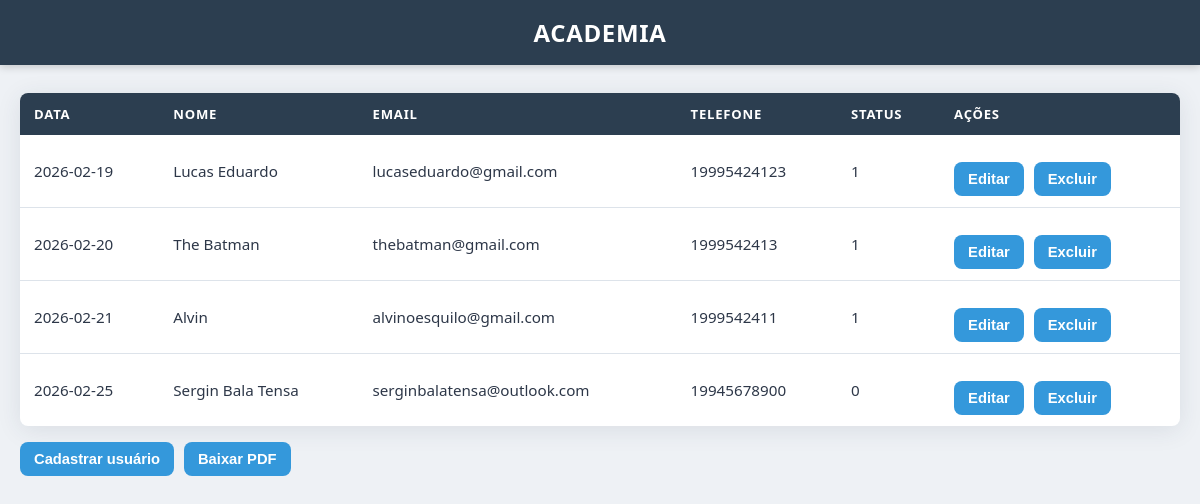
Before: / with the older database file.
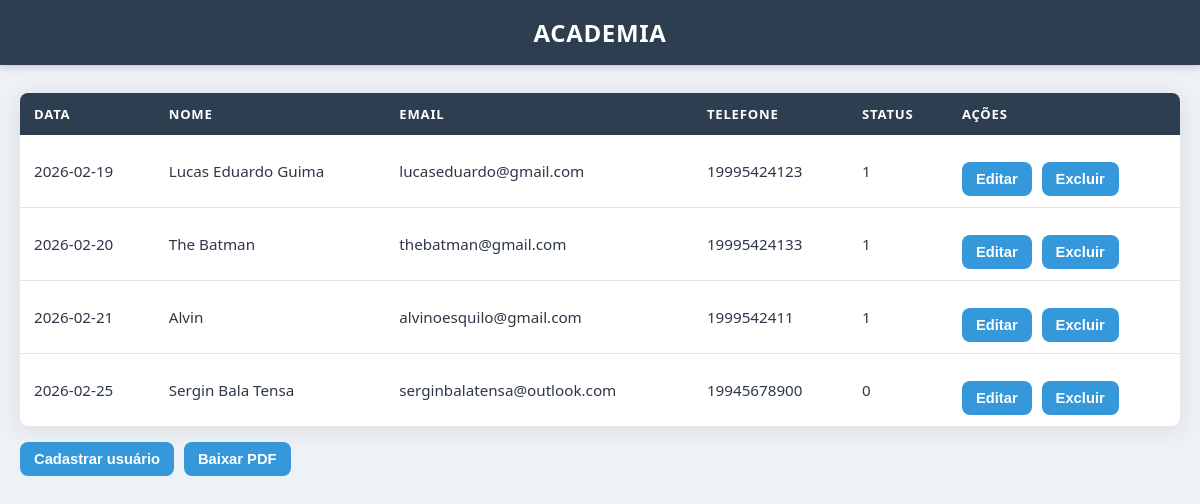
After: the same page with the newer database file.
### tables this page shows
CREATE TABLE users (
	id integer primary key autoincrement,
	full_name text not null,
	email text unique not null,
	password text not null,
	phone text,
	created_at date,
	status text
);

### src/Repository/UserRepository.php (called while the page is built, shortened)
<?php
class UserRepository
{
    private PDO $connection;
    public function __construct(PDO $connection)
    {
        $this->connection = $connection;
    }
    public function formatUser($user){
        return new User(
            $user['id'],
            $user['full_name'],
            $user['email'],
            $user['password'],
            $user['created_at'],
            $user['phone'],
            $user['status']
        );
    }
    public function getAllUsers() {
        $sql = "SELECT * FROM users;";
        $stmt = $this->connection->query($sql);
        $users = $stmt->fetchAll(PDO::FETCH_ASSOC);
        return array_map([$this, 'formatUser'], $users);
    }
}

### src/Domain/User.php (called while the page is built, shortened)
<?php
class User {
    private ?int $id;
    private string $full_name;
    private string $email;
    private string $date;
    private string $phone;
    private string $status;
    public function __construct(
        ?int $id,
        string $full_name,
        string $email,
        string $password,
        string $date,
        string $phone,
        string $status,
    ) {
        $this->id = $id;
        $this->full_name = $full_name;
        $this->email = $email;
        $this->date = $date;
        $this->phone = $phone;
        $this->status = $status;
    }
    public function id(): ?int
    {
        return $this->id;
    }
    public function fullName(): string
    {
        return $this->full_name;
    }
    public function email(): string
    {
        return $this->email;
    }
    public function date(): string
    {
        return $this->date;
    }
    public function phone(): string
    {
        return $this->phone;
    }
    public function status(): string
    {
        return $this->status;
    }
}

### index.php (the view, shortened to what this page needs)
<?php
$connection = Connection::getConnection();
$repository = new UserRepository($connection);
try {
  $users = $repository->getAllUsers();
}catch(PDOException $e){
  echo $e->getMessage();
}
?>
<!DOCTYPE html>
<html lang="en">
<head>
    <link rel="stylesheet" href="css/style.css">
</head>
<body>
    <header>
    <h1>Academia</h1>
  </header>
  <main>
    <section>
      <table>
        <thead>
          <tr>
            <th>Data</th>
            <th>Nome</th>
            <th>Email</th>
            <th>Telefone</th>
            <th>Status</th>
            <th>Ações</th>
          </tr>
        </thead>
        <tbody>
          <?php foreach($users as $user):  ?>
          <tr>
            <td><?= $user->date() ?></td>
            <td><?= $user->fullName() ?></td>
            <td><?= $user->email() ?></td>
            <td><?= $user->phone() ?></td>
            <td><?= $user->status() ?></td>
            <td>
              <div class="actions">
                <a href="edit.php?id=<?= $user->id() ?>"><button>Editar</button></a>
                <a href="delete.php?id=<?= $user->id() ?>"><button>Excluir</button></a>
              </div>
            </td>
          </tr>
          <?php endforeach; ?>
        </tbody>
      </table>
      <div class="actions">
        <a href="cadastro.html"><button>Cadastrar usuário</button></a>
        <button>Baixar PDF</button>
      </div>
    </section>
  </main>
</body>
</html>

### css/style.css (style rules this page uses)
*, *::before, *::after { box-sizing: border-box; margin: 0; padding: 0; }
:root { --color-dark: #2c3e50; --color-darker: #1a252f; --color-accent: #3498db; --color-accent-h:#2980b9; --color-danger: #e74c3c; --color-danger-h:#c0392b; --color-success: #27ae60; --color-bg: #eef1f5; --color-surface: #ffffff; --color-border: #dde3ea; --color-muted: #6c7a89; --color-text: #2d3748; --radius: 8px; --shadow-card: 0 4px 24px rgba(44, 62, 80, 0.10); --shadow-input: 0 0 0 3px rgba(52, 152, 219, 0.18); --transition: 0.18s ease; }
body { font-family: 'Segoe UI', system-ui, sans-serif; background: var(--color-bg); color: var(--color-text); min-height: 100vh; }
header { background: var(--color-dark); color: #fff; padding: 1rem 2rem; text-align: center; letter-spacing: 0.04em; box-shadow: 0 2px 8px rgba(0,0,0,0.18); }
header h1 { font-size: 1.5rem; font-weight: 700; text-transform: uppercase; }
main { padding: 28px 20px; }
table { width: 100%; border-collapse: collapse; background: var(--color-surface); border-radius: var(--radius); overflow: hidden; box-shadow: var(--shadow-card); }
th { background: var(--color-dark); color: #fff; padding: 12px 14px; text-align: left; font-size: 0.82rem; text-transform: uppercase; letter-spacing: 0.06em; }
td { padding: 11px 14px; border-bottom: 1px solid var(--color-border); font-size: 0.95rem; }
tr:last-child td { border-bottom: none; }
.actions { margin-top: 16px; display: flex; gap: 10px; flex-wrap: wrap; }
button { padding: 9px 14px; border: none; border-radius: var(--radius); background: var(--color-accent); color: white; cursor: pointer; font-size: 0.92rem; font-weight: 600; transition: background var(--transition); }

Changed rows visible on the page:
changed users "lucaseduardo@gmail.com": full_name "Lucas Eduardo" → "Lucas Eduardo Guima"
changed users "The Batman": phone "1999542413" → "19995424133"
